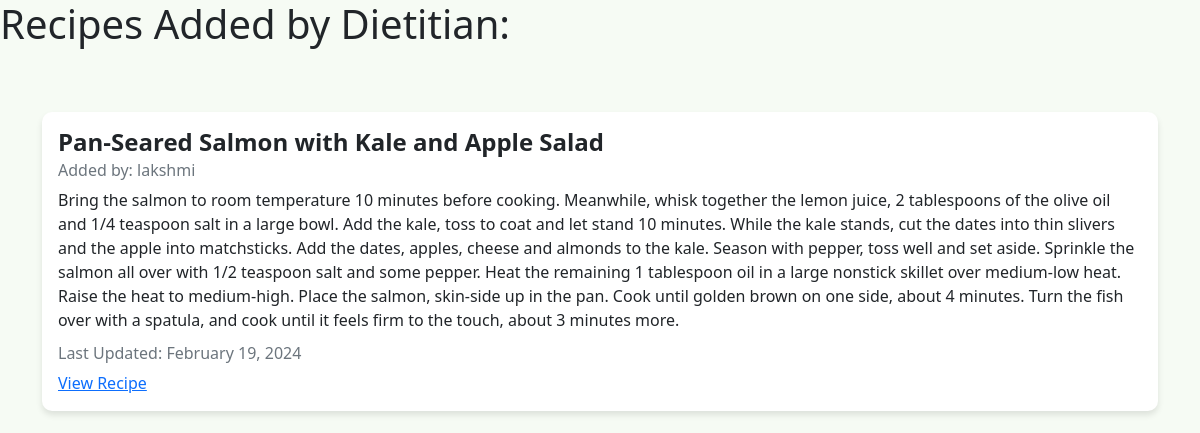
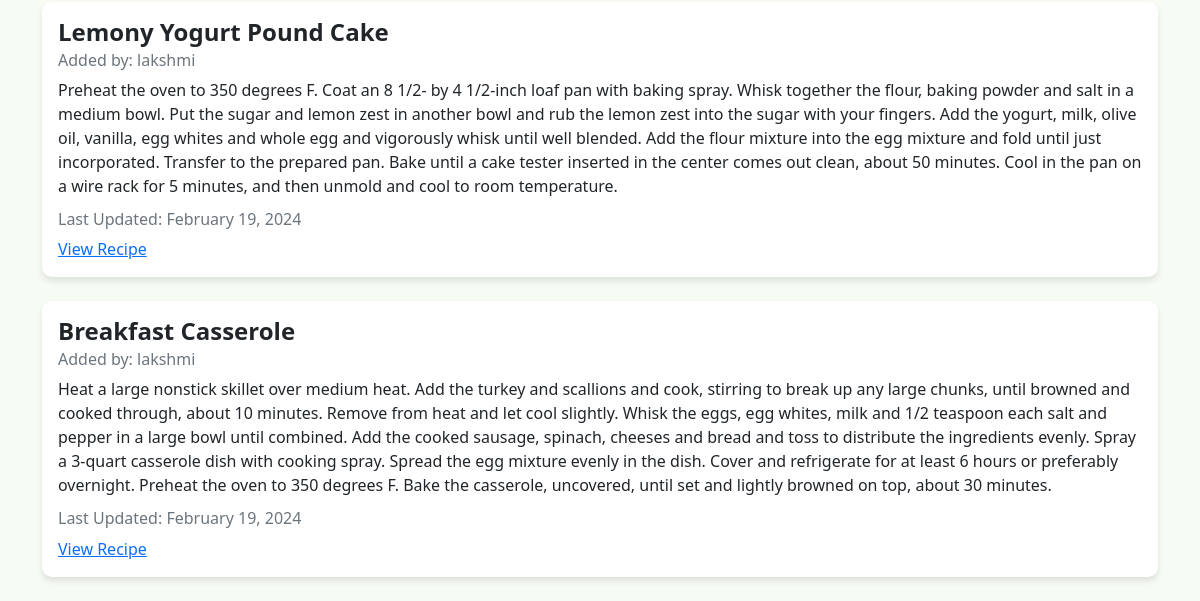
The app's page /view_recipes/ (signed in), older data (2 pictures, top to bottom).
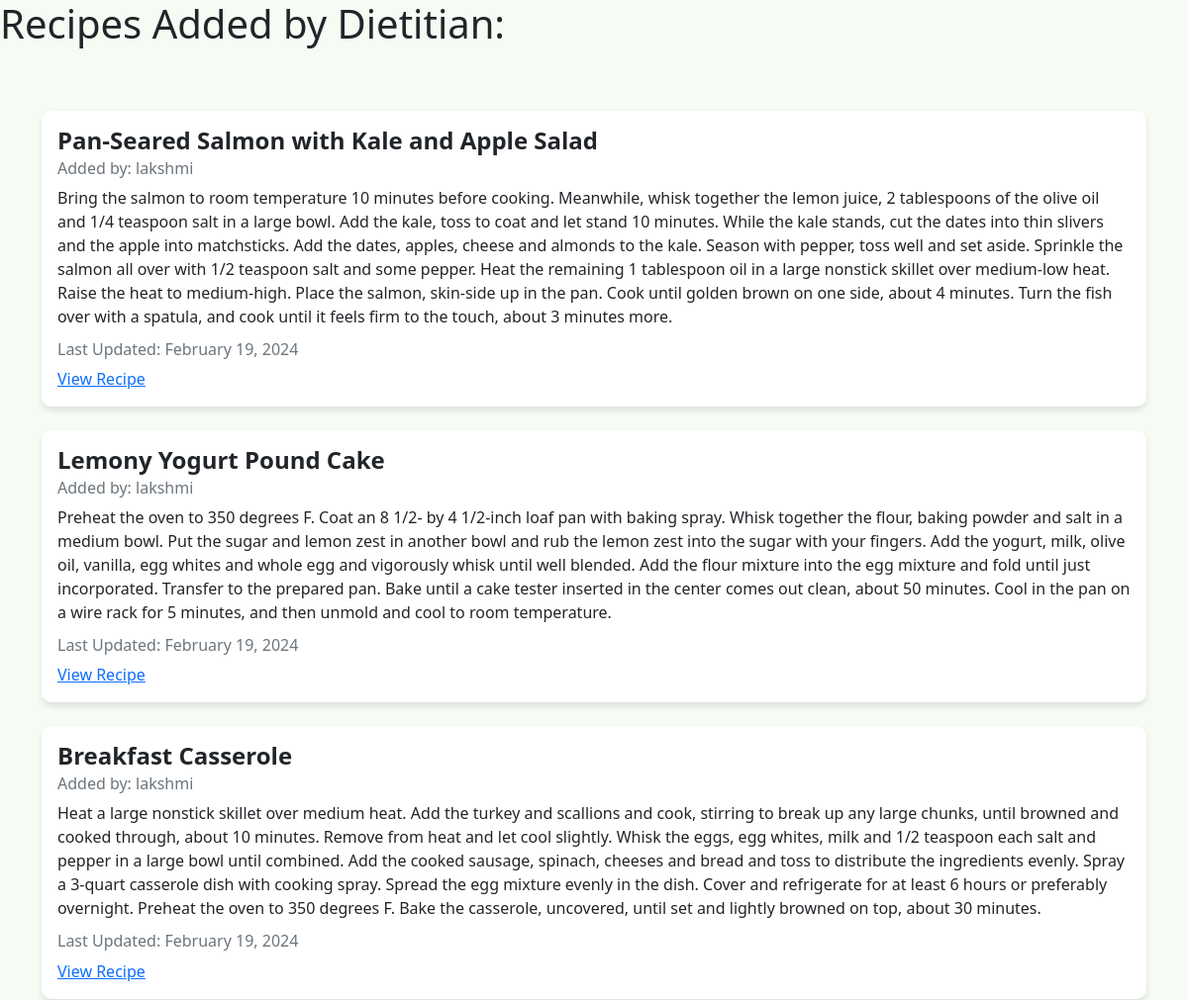
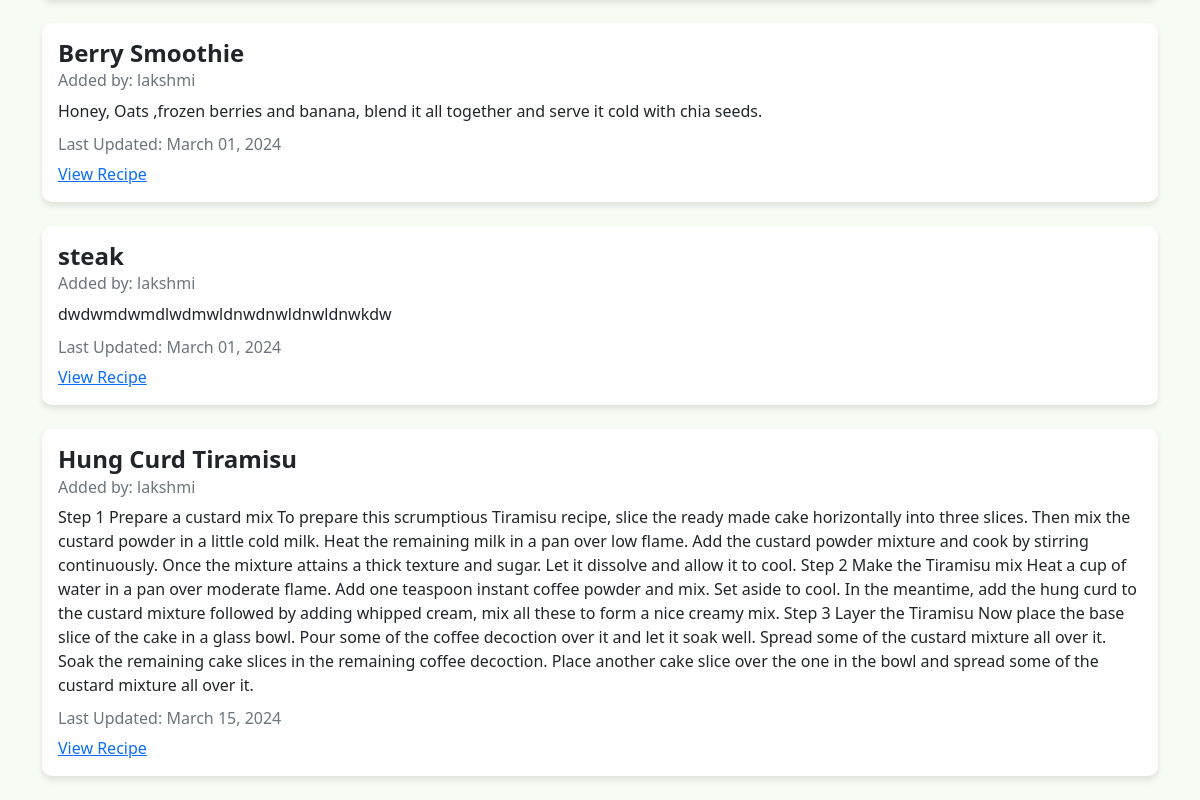
The same page, newer data (2 pictures, top to bottom).
### ct/models.py (models this page shows, shortened)
class Recipe(models.Model):
  title = models.CharField(max_length=100)
  description = models.TextField()
  image = models.ImageField(upload_to='recipe_images/', blank=True, null=True)  # Add this line for adding an image field
  author = models.ForeignKey(settings.AUTH_USER_MODEL, on_delete=models.CASCADE)
  created_at = models.DateTimeField(auto_now_add=True)
  updated_at = models.DateTimeField(auto_now=True)

class CustomUser(AbstractUser):
    CUSTOMER = 1
    DIETITIAN = 2
    DOCTOR = 3
    ROLE_CHOICE = (
     (CUSTOMER, 'Customer'),
     (DIETITIAN, 'Dietitian'),
     (DOCTOR, 'Doctor'),
    )
    username = models.CharField(max_length=100,unique=True ,default='')
    email = models.EmailField(unique=True)
    password = models.CharField(max_length=128)
    is_Customer = models.BooleanField(default=False)
    is_Dietitian = models.BooleanField(default=False)
    is_Doctor = models.BooleanField(default=False)
    REQUIRED_FIELDS = []

### ct/views.py (the view)
# urls.py: path('view_recipes/', views.view_recipes, name='view_recipes'),
def view_recipes(request):
    if request.user.is_authenticated :
        recipes = Recipe.objects.filter(author=request.user)
        return render(request, 'view_recipes.html', {'recipes': recipes})
    else:
        recipes = []
        return render(request, 'view_recipes.html', {'recipes': recipes})

### ct/templates/view_recipes.html (shortened to what this page needs)
{% load static %}
<!DOCTYPE html>
<html lang="en">
<head>
    <link href="https://cdn.jsdelivr.net/npm/bootstrap@5.2.0-beta1/dist/css/bootstrap.min.css" rel="stylesheet">
</head>
<body>
    <h1>Recipes Added by Dietitian:</h1>
    <div class="container">
        {% for recipe in recipes %}
            <div class="card my-4">
                <div class="card-body">
                    <h5 class="card-title">{{ recipe.title }}</h5>
                    <h6 class="card-subtitle mb-2 text-muted">Added by: {{ recipe.author }}</h6>
                    <p class="card-text">{{ recipe.description }}</p>
                    <h6 class="card-subtitle mb-2 text-muted">Last Updated: {{ recipe.updated_at|date:"F d, Y" }}</h6>
                    <a href="{% url 'recipes-detail' recipe.pk %}" class="card-link">View Recipe</a>
                </div>
            </div>
        {% endfor %}
    </div>
</body>
</html>

### ct/templates/view_recipes.html (style rules this page uses)
body { background-color: #f6fbf4; }
.container { margin-top: 4rem; }
.card { border: none; border-radius: 10px; box-shadow: 0 4px 6px rgba(0, 0, 0, 0.1); }
.card-title { font-size: 1.5rem; font-weight: bold; }
.card-text { font-size: 1rem; }

Row changes from the older to the newer data that the page shows:
added Recipe: title "Berry Smoothie", author "lakshmi", description "Honey, Oats ,frozen berries and banana, blend it all together and serve it cold with chia seeds.", updated_at "March 01, 2024"
added Recipe: title "steak", author "lakshmi", description "dwdwmdwmdlwdmwldnwdnwldnwldnwkdw", updated_at "March 01, 2024"
added Recipe: title "Hung Curd Tiramisu", author "lakshmi", description "Step 1 Prepare a custard mix To prepare this scrumptious Tiramisu recipe, slice the ready made cake horizontally into three slices. Then mix the custard powder in a little cold milk. Heat the remaining milk in a pan over low flame. Add the custard powder mixture and cook by stirring continuously. Once the mixture attains a thick texture and sugar. Let it dissolve and allow it to cool. Step 2 Make the Tiramisu mix Heat a cup of water in a pan over moderate flame. Add one teaspoon instant coffee powder and mix. Set aside to cool. In the meantime, add the hung curd to the custard mixture followed by adding whipped cream, mix all these to form a nice creamy mix. Step 3 Layer the Tiramisu Now…", updated_at "March 15, 2024"
